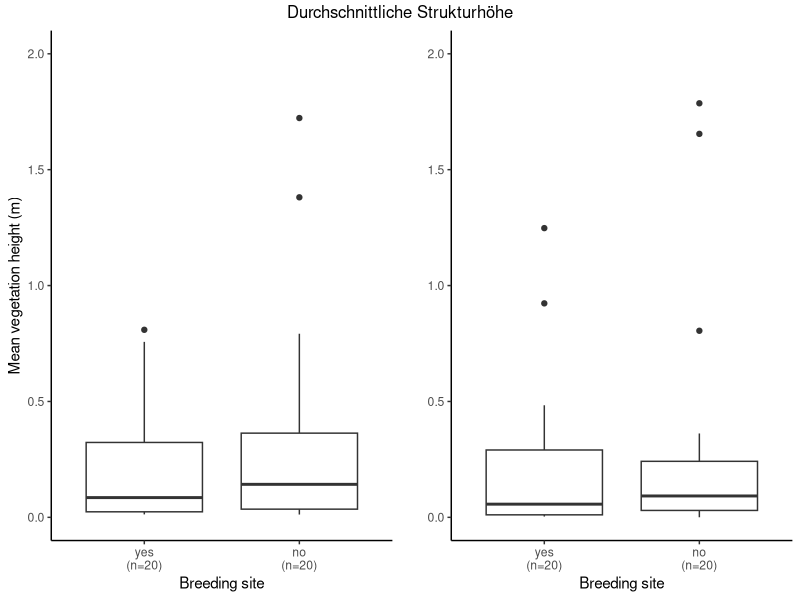
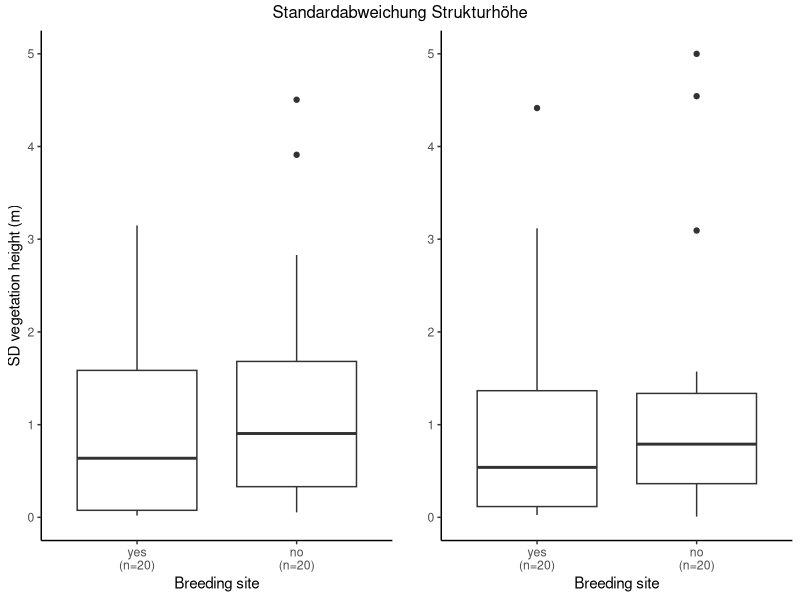
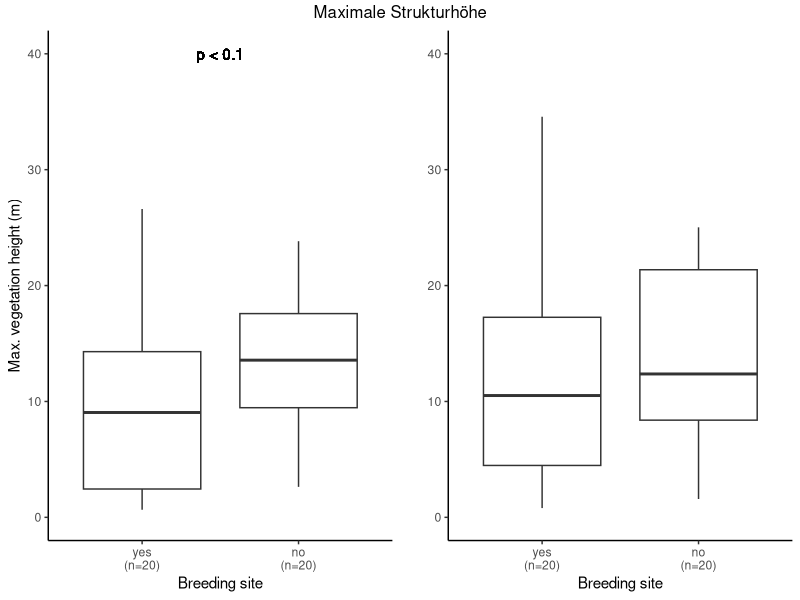
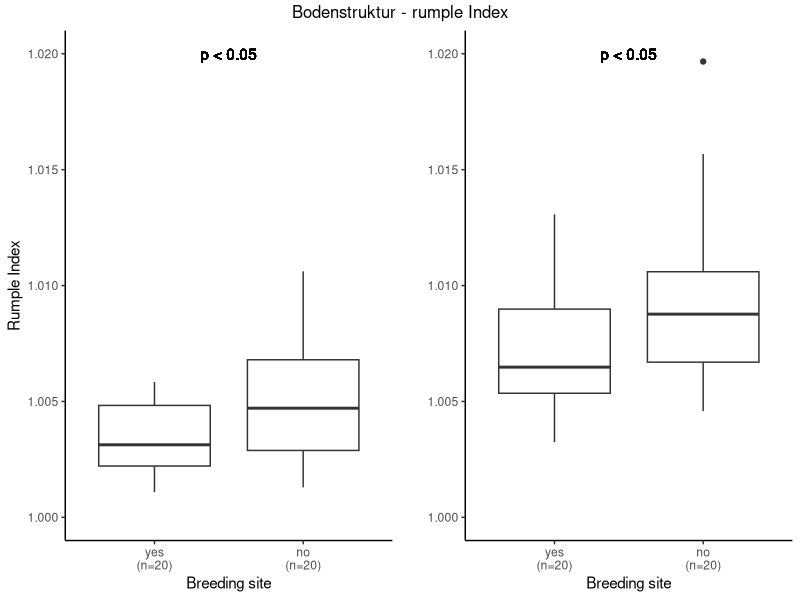
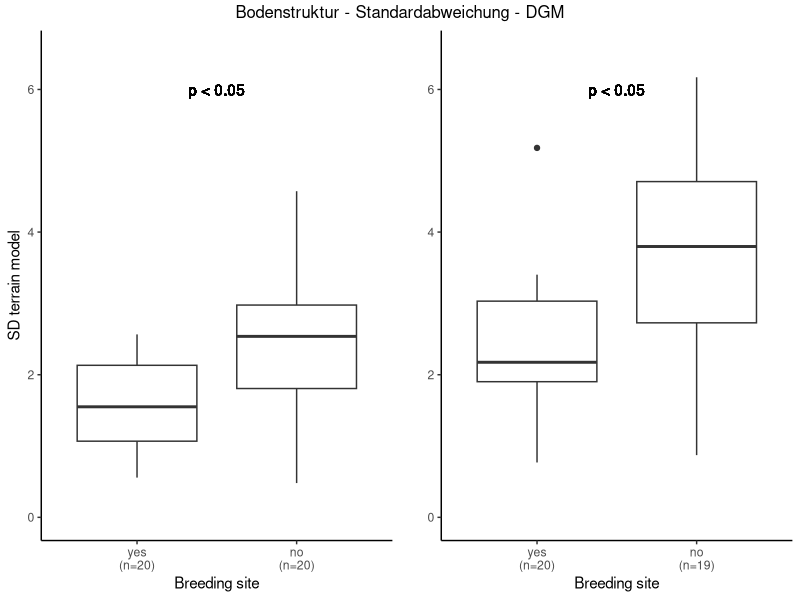
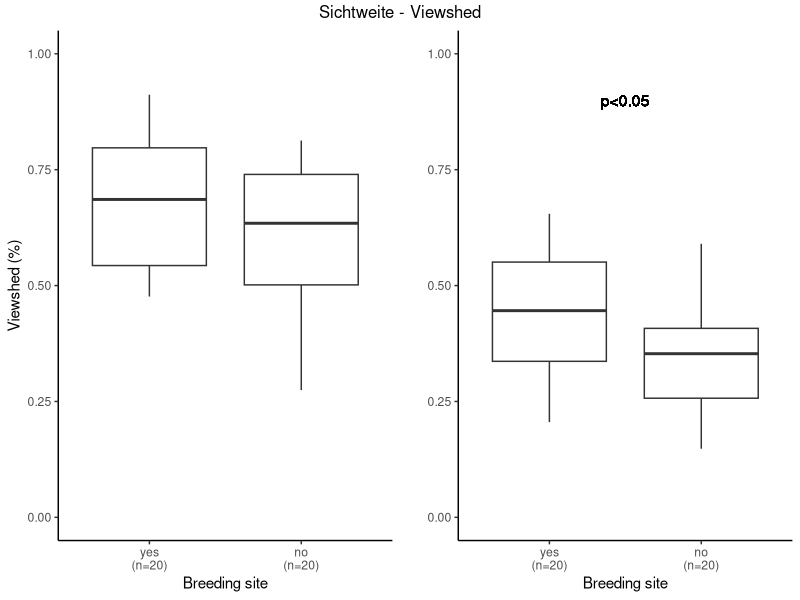
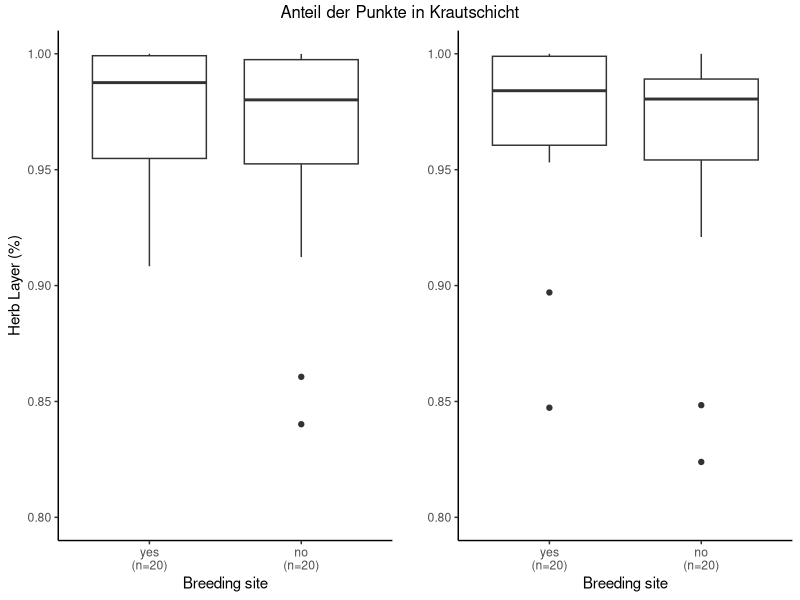
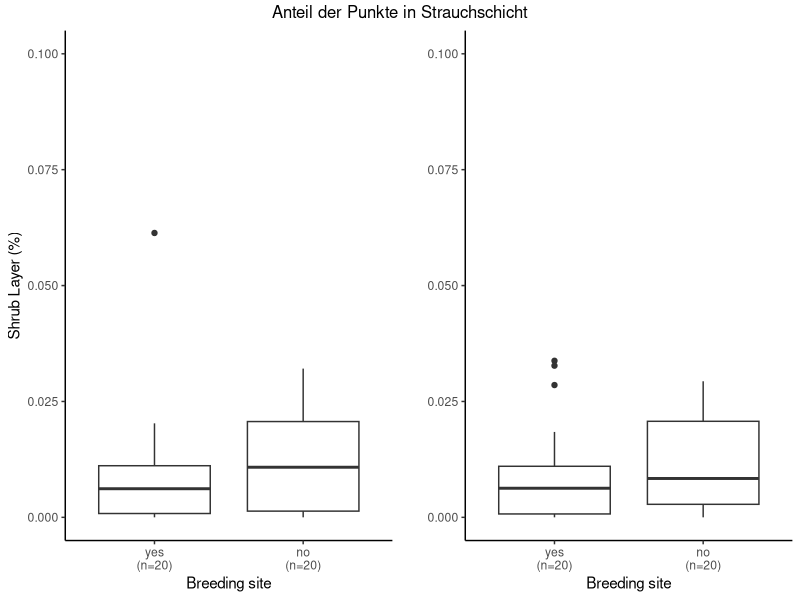

Generate these figures, in order, with R:
library(car)
library(ggplot2)
#install.packages("gridExtra")
library(gridExtra)
#install.packages("ggpubr")
library(ggpubr)

### Comparison of structural parameters between drone flights and official flights 
### official aerial survey flights and comparison within the groups between
### breeding sites and KOntroll areas

### Statistical calculations

data <- read.csv2("data/mastertable.csv")
#write.csv2(data, "data/mastertable.csv")
str(data)

data$breeding <- as.factor(data$breeding)

################################################################################
### mean height
### official aerial survey

a <- ggplot(data=data, aes(x=breeding, y=mean_h_flight))+
  geom_boxplot()+
  xlab("Breeding site")+
  ylab("Mean vegetation height (m)")+
  theme_classic()+
  scale_x_discrete(labels= c("yes\n(n=20)", "no\n(n=20)")) +
  # ggtitle(" ", subtitle = "official aerial survey")+
  ylim(0,2)

shapiro.test(data$mean_h_flight) 
# not normally distributed -> p < 0.001
leveneTest(data$mean_h_flight, data$breeding)
# Variance homogeneity is present

wilcox.test(data$mean_h_flight ~ data$breeding)
#no sinificant differences between groups


### LiDAR drone 

b <- ggplot(data=data, aes(x=breeding, y=mean_h_drone))+
  geom_boxplot()+
  xlab("Breeding site")+
  ylab("")+
  theme_classic()+
  scale_x_discrete(labels= c("yes\n(n=20)", "no\n(n=20)")) +
  # ggtitle( " " , subtitle = "LiDAR drone ")+
  ylim(0,2)

shapiro.test(data$mean_h_drone) 
# not normally distributed -> p < 0.001
leveneTest(data$mean_h_drone, data$breeding)
# Variance homogeneity is present

wilcox.test(data$mean_h_drone ~ data$breeding)
# no significant differences between groups

y <- list(a,b)

grid.arrange(
  grobs = y,
  layout_matrix = rbind(c(1,2)),
  top = "Durchschnittliche Strukturhöhe"
)

################################################################################
### Standardabweichung Höhe
### official aerial survey

c <- ggplot(data=data, aes(x=breeding, y=sd_h_flight))+
  geom_boxplot()+
  xlab("Breeding site")+
  ylab("SD vegetation height (m)")+
  theme_classic()+
  ylim(0,5)+
  scale_x_discrete(labels= c("yes\n(n=20)", "no\n(n=20)")) 
# + ggtitle(" ", subtitle = "official aerial survey")

shapiro.test(data$sd_h_flight) 
# not normally distibuted -> p < 0.001
leveneTest(data$sd_h_flight, data$breeding)
# Variance homogeneity is present

wilcox.test(data$sd_h_flight ~ data$breeding)
# no significant differences between groups

### LiDAR drone 

d <- ggplot(data=data, aes(x=breeding, y=sd_h_drone))+
  geom_boxplot()+
  xlab("Breeding site")+
  ylab("")+
  theme_classic()+
  ylim(0,5)+
  scale_x_discrete(labels= c("yes\n(n=20)", "no\n(n=20)")) 
#+ ggtitle(" ", subtitle = "LiDAR drone ")

shapiro.test(data$sd_h_drone) 
# not normally distibuted -> p < 0.001
leveneTest(data$sd_h_drone, data$breeding)
# Variance homogeneity is present

wilcox.test(data$sd_h_drone ~ data$breeding)
# no significant differences between groups

y <- list(c,d)

grid.arrange(
  grobs = y,
  layout_matrix = rbind(c(1,2)),
  top = "Standardabweichung Strukturhöhe"
)

################################################################################
### maximum height
### official aerial survey

e <- ggplot(data=data, aes(x=breeding, y=max_h_flight))+
  geom_boxplot()+
  xlab("Breeding site")+
  ylab("Max. vegetation height (m)")+
  theme_classic()+
  ylim(0,40)+
  scale_x_discrete(labels= c("yes\n(n=20)", "no\n(n=20)")) +
 #  ggtitle(" ", subtitle = "official aerial survey")+
  # geom_text(label = ".", x= 1.5, y = 42.5, size = 6)+
  geom_text(label = "p < 0.1", x= 1.5, y = 40)

shapiro.test(data$max_h_flight) 
#  normally distibuted -> p > 0.001
leveneTest(data$max_h_flight, data$breeding)
# Variance homogeneity is present

t.test(data$max_h_flight ~ data$breeding)
# no significant differences between groups
### quite close wuíth p = 0.068

### LiDAR drone 

f <- ggplot(data=data, aes(x=breeding, y=max_h_drone))+
  geom_boxplot()+
  xlab("Breeding site")+
  ylab("")+
  theme_classic()+
  ylim(0,40)+
  scale_x_discrete(labels= c("yes\n(n=20)", "no\n(n=20)")) 
 #  ggtitle(" ", subtitle = "LiDAR drone ")
  # geom_text(label = ".", x= 1.5, y = 42.5, size = 6)+
 # geom_text(label = "p < 0.1", x= 1.5, y = 40)

shapiro.test(data$max_h_drone) 
# normally distibuted -> p < 0.05
leveneTest(data$max_h_drone, data$breeding)
# Variance homogeneity is present

t.test(data$max_h_drone ~ data$breeding)
# no significant differences between groups
### also quite close p = 0.058

y <- list(e,f)

grid.arrange(
  grobs = y,
  layout_matrix = rbind(c(1,2)),
  top = "Maximale Strukturhöhe"
)


################################################################################
### rumple index 
### official aerial survey

g <- ggplot(data=data, aes(x=breeding, y=rumple_flight))+
  geom_boxplot()+
  xlab("Breeding site")+
  ylab("Rumple Index")+
  theme_classic()+
  ylim(1,1.02)+
  scale_x_discrete(labels= c("yes\n(n=20)", "no\n(n=20)")) +
 # ggtitle(" ", subtitle = "official aerial survey")+
  # geom_text(label = "*", x= 1.5, y = 1.02)+
  geom_text(label = "p < 0.05", x= 1.5, y = 1.02)

shapiro.test(data$rumple_flight) 
# not normally distibuted -> p > 0.001
leveneTest(data$rumple_flight, data$breeding)
# Variance homogeneity is present

wilcox.test(data$rumple_flight ~ data$breeding)
# significant differences between groups


h <- ggplot(data=data, aes(x=breeding, y=rumple_drone))+
  geom_boxplot()+
  xlab("Breeding site")+
  ylab("")+
  theme_classic()+
  ylim(1,1.02)+
  scale_x_discrete(labels= c("yes\n(n=20)", "no\n(n=20)")) +
 #  ggtitle(" ", subtitle = "LiDAR drone ")+
  #  geom_text(label = "*", x= 1.5, y = 1.02)+
  geom_text(label = "p < 0.05", x= 1.5, y = 1.02)

shapiro.test(data$rumple_drone) 
# not normally distibuted -> p > 0.05
leveneTest(data$rumple_drone, data$breeding)
# Variance homogeneity is present

wilcox.test(data$rumple_drone ~ data$breeding)
# significant differences between groups

y <- list(g,h)

grid.arrange(
  grobs = y,
  layout_matrix = rbind(c(1,2)),
  top = "Bodenstruktur - rumple Index"
)

################################################################################
#### ground structure - standard deviation of DGM
### official aerial survey

i <- ggplot(data=data, aes(x=breeding, y=sd_dgm_flight))+
  geom_boxplot()+
  xlab("Breeding site")+
  ylab("SD terrain model")+
  theme_classic()+
  ylim(0,6.5)+
  scale_x_discrete(labels= c("yes\n(n=20)", "no\n(n=20)")) +
  #ggtitle(" ", subtitle = "official aerial survey")+
  # geom_text(label = "*", x= 1.5, y = 1.02)+
  geom_text(label = "p < 0.05", x= 1.5, y = 6)

shapiro.test(data$sd_dgm_flight) 
# normally distibuted -> p < 0.05
leveneTest(data$sd_dgm_flight, data$breeding)
# Variance homogeneity is present

t.test(data$sd_dgm_flight ~ data$breeding)
# significant differences between groups

### LiDAR drone  

### Plot 38 with a strange outlier (sd = 31) therfore = NA
data$sd_dgm_drone[38] <- NA

j <- ggplot(data=data, aes(x=breeding, y=sd_dgm_drone))+
  geom_boxplot()+
  xlab("Breeding site")+
  ylab("")+
  theme_classic()+
  ylim(0,6.5)+
  scale_x_discrete(labels= c("yes\n(n=20)", "no\n(n=19)")) +
  #ggtitle(" ", subtitle = "LiDAR drone ")+
  #  geom_text(label = "*", x= 1.5, y = 1.02)+
  geom_text(label = "p < 0.05", x= 1.5, y = 6)

shapiro.test(data$sd_dgm_drone) 
#not normally distibuted -> p < 0.05
leveneTest(data$sd_dgm_drone, data$breeding)
# Variance homogeneity is present

wilcox.test(data$sd_dgm_drone ~ data$breeding)

# significant differences between groups

y <- list(i,j)

grid.arrange(
  grobs = y,
  layout_matrix = rbind(c(1,2)),
  top = "Bodenstruktur - Standardabweichung - DGM"
)


################################################################################
###viewshed

### official aerial survey

k <- ggplot(data=data, aes(x=breeding, y=viewshed_flight))+
  geom_boxplot()+
  xlab("Breeding site")+
  ylab("Viewshed (%)")+
  theme_classic()+
  ylim(0,1)+
  scale_x_discrete(labels= c("yes\n(n=20)", "no\n(n=20)")) 
 # ggtitle(" ", subtitle = "official aerial survey")

shapiro.test(data$viewshed_flight) 
#  normally distibuted -> p > 0.001
leveneTest(data$viewshed_flight, data$breeding)
# Variance homogeneity is present

t.test(data$viewshed_flight ~ data$breeding)
# no significant differences between groups

### LiDAR drone 

l <- ggplot(data=data, aes(x=breeding, y=viewshed_drone))+
  geom_boxplot()+
  xlab("Breeding site")+
  ylab("")+
  theme_classic()+
  ylim(0,1)+
  scale_x_discrete(labels= c("yes\n(n=20)", "no\n(n=20)")) +
  #ggtitle(" ", subtitle = "LiDAR drone ")+
  #  geom_text(label = "*", x= 1.5, y = 1)+
  geom_text(label = "p<0.05", x= 1.5, y = 0.9)

shapiro.test(data$viewshed_drone) 
# normally distibuted -> p > 0.001
leveneTest(data$viewshed_drone, data$breeding)
# Variance homogeneity is present

t.test(data$viewshed_drone ~ data$breeding)
# significant differences between groups!!

y <- list(k,l)

grid.arrange(
  grobs = y,
  layout_matrix = rbind(c(1,2)),
  top = "Sichtweite - Viewshed"
)

################################################################################
#### height classes - herb, shrub and tree layer

### official aerial survey

m <- ggplot(data=data, aes(x=breeding, y=Anteil_Kraut_flight))+
  geom_boxplot()+
  ylab("Herb Layer (%)")+
  xlab("Breeding site")+
  theme_classic()+
  ylim(0.8,1)+
  scale_x_discrete(labels= c("yes\n(n=20)", "no\n(n=20)")) 
 # ggtitle(" ", subtitle = "official aerial survey")

shapiro.test(data$Anteil_Kraut_flight) 
# not normally distibuted -> p < 0.001
leveneTest(data$Anteil_Kraut_flight, data$breeding)
# Variance homogeneity is present

wilcox.test(data$Anteil_Kraut_flight ~ data$breeding)
# no significant differences between groups

### LiDAR drone 

n <- ggplot(data=data, aes(x=breeding, y=Anteil_Kraut_drone))+
  geom_boxplot()+
  xlab("Breeding site")+
  ylab("")+
  theme_classic()+
  ylim(0.8,1)+
  scale_x_discrete(labels= c("yes\n(n=20)", "no\n(n=20)")) 
  #ggtitle(" ", subtitle = "LiDAR drone ")
#  geom_text(label = "*", x= 1.5, y = 1)+
# geom_text(label = "p<0.05", x= 1.5, y = 0.9)

shapiro.test(data$Anteil_Kraut_drone) 
# not normally distibuted -> p < 0.001
leveneTest(data$Anteil_Kraut_drone, data$breeding)
# Variance homogeneity is present

wilcox.test(data$Anteil_Kraut_drone ~ data$breeding)
# no differences between groups

y <- list(m,n)

grid.arrange(
  grobs = y,
  layout_matrix = rbind(c(1,2)),
  top = "Anteil der Punkte in Krautschicht"
)

################################################################################
### percentage shrub layer 

### official aerial survey

o <- ggplot(data=data, aes(x=breeding, y=Anteil_Strauch_flight))+
  geom_boxplot()+
  xlab("Breeding site")+
  ylab("Shrub Layer (%)")+
  theme_classic()+
  ylim(0,0.1)+
  scale_x_discrete(labels= c("yes\n(n=20)", "no\n(n=20)")) 
#  ggtitle(" ", subtitle = "official aerial survey")

shapiro.test(data$Anteil_Strauch_flight) 
# not normally distibuted -> p < 0.001
leveneTest(data$Anteil_Strauch_flight, data$breeding)
# Variance homogeneity is present

wilcox.test(data$Anteil_Strauch_flight ~ data$breeding)
# no significant differences between groups

### LiDAR drone 

p <- ggplot(data=data, aes(x=breeding, y=Anteil_Strauch_drone))+
  geom_boxplot()+
  xlab("Breeding site")+
  ylab("")+
  theme_classic()+
  ylim(0,0.1)+
  scale_x_discrete(labels= c("yes\n(n=20)", "no\n(n=20)")) 
#  ggtitle(" ", subtitle = "LiDAR drone ")
#  geom_text(label = "*", x= 1.5, y = 1)+
# geom_text(label = "p<0.05", x= 1.5, y = 0.9)

shapiro.test(data$Anteil_Strauch_drone) 
# not normally distibuted -> p < 0.001
leveneTest(data$Anteil_Strauch_drone, data$breeding)
# Variance homogeneity is present

wilcox.test(data$Anteil_Strauch_drone ~ data$breeding)
# no differences between groups

y <- list(o,p)

grid.arrange(
  grobs = y,
  layout_matrix = rbind(c(1,2)),
  top = "Anteil der Punkte in Strauchschicht"
)

################################################################################
### percentage of tree layer 
### official aerial survey

q <- ggplot(data=data, aes(x=breeding, y=Anteil_Baum_flight))+
  geom_boxplot()+
  xlab("Breeding site")+
  ylab("Tree Layer (%)")+
  theme_classic()+
  ylim(0,0.18)+
  scale_x_discrete(labels= c("yes\n(n=20)", "no\n(n=20)")) 
 # ggtitle(" ", subtitle = "official aerial survey")

shapiro.test(data$Anteil_Baum_flight) 
# not normally distibuted -> p < 0.001
leveneTest(data$Anteil_Baum_flight, data$breeding)
# Variance homogeneity is present

wilcox.test(data$Anteil_Baum_flight ~ data$breeding)
# no significant differences between groups

### LiDAR drone 

r <- ggplot(data=data, aes(x=breeding, y=Anteil_Baum_drone))+
  geom_boxplot()+
  xlab("Breeding site")+
  ylab("")+
  theme_classic()+
  ylim(0,0.18)+
  scale_x_discrete(labels= c("yes\n(n=20)", "no\n(n=20)")) 
 # ggtitle(" ", subtitle = "LiDAR drone ")
#  geom_text(label = "*", x= 1.5, y = 1)+
# geom_text(label = "p<0.05", x= 1.5, y = 0.9)

shapiro.test(data$Anteil_Baum_drone) 
# not normally distibuted -> p < 0.001
leveneTest(data$Anteil_Baum_drone, data$breeding)
# Variance homogeneity is present

wilcox.test(data$Anteil_Baum_drone ~ data$breeding)
# no significant differences between groups

y <- list(q,r)

grid.arrange(
  grobs = y,
  layout_matrix = rbind(c(1,2)),
  top = "Anteil der Punkte in Baumschicht"
)

################################################################################
### distance to buildings

s <- ggplot(data=data, aes(x=breeding, y=builddist))+
  geom_boxplot()+
  xlab("Breeding site")+
  ylab("Distanz zu Gebäuden (m)")+
  theme_classic()+
  ylim(0,850)+
  scale_x_discrete(labels= c("yes\n(n=20)", "no\n(n=20)")) +
  ggtitle(" ", subtitle = "Gebäude")
#  geom_text(label = "*", x= 1.5, y = 1)+
# geom_text(label = "p<0.05", x= 1.5, y = 0.9)

shapiro.test(data$builddist) 
# normally distibuted -> p > 0.001
leveneTest(data$builddist, data$breeding)
# Variance homogeneity is present

t.test(data$builddist ~ data$breeding)
# # no significant differences between groups

################################################################################
### distance to roads

t <- ggplot(data=data, aes(x=breeding, y=roaddist))+
  geom_boxplot()+
  xlab("Breeding site")+
  ylab("Distanz zu Straßen (m)")+
  theme_classic()+
  ylim(0,200)+
  scale_x_discrete(labels= c("yes\n(n=20)", "no\n(n=20)")) +
  ggtitle(" ", subtitle = "Straßen")+
  #  geom_text(label = "*", x= 1.5, y = 1)+
  geom_text(label = "p<0.05", x= 1.5, y = 190)

shapiro.test(data$roaddist) 
# not normally distibuted -> p < 0.001
leveneTest(data$roaddist, data$breeding)
# Variance homogeneity is present

wilcox.test(data$roaddist ~ data$breeding)
# differences!!! Sites with whinchats are significantly further away from roads

################################################################################
### distance to intensive agriculture

u <- ggplot(data=data, aes(x=breeding, y=farmdist))+
  geom_boxplot()+
  xlab("Breeding site")+
  ylab("Distanz zu intensiven Äckern (m)")+
  theme_classic()+
  ylim(0,3500)+
  scale_x_discrete(labels= c("yes\n(n=20)", "no\n(n=20)")) +
  ggtitle(" ", subtitle = "Äcker")
#  geom_text(label = "*", x= 1.5, y = 1)+
# geom_text(label = "p<0.05", x= 1.5, y = 0.9)

shapiro.test(data$farmdist) 
# not normally distibuted -> p < 0.05
leveneTest(data$farmdist, data$breeding)
# Variance homogeneity is present

wilcox.test(data$farmdist ~ data$breeding)
### # no significant differences between groups, but also generally very high distances in comparison,
### how far the individual plots are from each other

y <- list(s,t,u)

grid.arrange(
  grobs = y,
  layout_matrix = rbind(c(1,2,3)),
  top = "Distanzen zu möglicherweise störenden Faktoren"
)

################################################################################
### number of perches

v <- ggplot(data=data, aes(x=breeding, y=sitzwarten_25sqm))+
  geom_boxplot()+
  xlab("Breeding site")+
  ylab("Number of perches")+
  theme_classic()+
  scale_x_discrete(labels= c("yes\n(n=20)", "no\n(n=20)")) +
 #  ggtitle("Anzahl Sitzwarten")+
  # geom_text(label = ".", x= 1.5, y = 1)+
  geom_text(label = "p < 0.1", x= 1.5, y = 7.5)+
  ylim(0,8)
v

shapiro.test(data$sitzwarten_25sqm) 
# not normally distibuted -> p < 0.05
leveneTest(data$sitzwarten_25sqm, data$breeding)
# Variance homogeneity is present

wilcox.test(data$sitzwarten_25sqm ~ data$breeding)
# closely not significant
################################################################################
### differnces in height of herb layer 

### SD Krautschicht
w <- ggplot(data=data, aes(x=breeding, y=kraut_sd))+
  geom_boxplot()+
  xlab("Breeding site")+
  ylab("SD height herb layer")+
  theme_classic()+
  scale_x_discrete(labels= c("yes\n(n=20)", "no\n(n=20)")) +
  # ggtitle(" ", subtitle = "official aerial survey")+
  ylim(0,0.25)

shapiro.test(data$kraut_sd) 
#  normally distibuted -> p > 0.05
leveneTest(data$kraut_sd, data$breeding)
# Variance homogeneity is present

t.test(data$kraut_sd ~ data$breeding)
# no significant differences between groups


################################################################################
### mean height herb layer 
x <- ggplot(data=data, aes(x=breeding, y=kraut_mean))+
  geom_boxplot()+
  xlab("Breeding site")+
  ylab("mean height herb layer")+
  theme_classic()+
  scale_x_discrete(labels= c("yes\n(n=20)", "no\n(n=20)")) +
  # ggtitle(" ", subtitle = "official aerial survey")+
  ylim(0,0.3)

shapiro.test(data$kraut_mean) 
# normally distibuted -> p > 0.05
leveneTest(data$kraut_mean, data$breeding)
# Variance homogeneity is present

t.test(data$kraut_mean ~ data$breeding)
# no significant differences between groups

y <- list(w,x)

grid.arrange(
  grobs = y,
  layout_matrix = rbind(c(1,2)),
  top = "Struktur der Krautschicht"
)


################################################################################
### Unterschiede in der Biomasse in den Malaisefallen, komplett und log

### mean Biomasse
aa <- ggplot(data=data, aes(x=breeding, y=mean_biomass))+
  geom_boxplot()+
  xlab("Breeding site")+
  ylab("mean biomass")+
  theme_classic()+
  scale_x_discrete(labels= c("yes\n(n=20)", "no\n(n=20)")) +
  # ggtitle(" ", subtitle = "official aerial survey")+
  ylim(0,120)

shapiro.test(data$mean_biomass) 
#  not normally distibuted -> p < 0.05
leveneTest(data$mean_biomass, data$breeding)
# Variance homogeneity is present

wilcox.test(data$mean_biomass ~ data$breeding)
# no significant differences between groups


################################################################################
### mean biomass (log)
ab <- ggplot(data=data, aes(x=breeding, y=mean_biomass_log))+
  geom_boxplot()+
  xlab("Breeding site")+
  ylab("mean biomass (log")+
  theme_classic()+
  scale_x_discrete(labels= c("yes\n(n=20)", "no\n(n=20)")) +
  # ggtitle(" ", subtitle = "official aerial survey")+
  ylim(2,5)

shapiro.test(data$mean_biomass_log) 
# not normally distibuted -> p < 0.05
leveneTest(data$mean_biomass_log, data$breeding)
# Variance homogeneity is present

wilcox.test(data$mean_biomass_log ~ data$breeding)
# no significant differences between groups

y <- list(aa,ab)

grid.arrange(
  grobs = y,
  layout_matrix = rbind(c(1,2)),
  top = "Unterschiede in der Biomasse normal und log"
)


################################################################################
################################################################################
################################################################################
################################################################################
################################################################################

############## Overview significant differences  ###############################


#### maximum height with 0.1 > p > 0.05
#### Areas with whinchats have lower heights

#### rumple index with p < 0.05
#### Areas with whinchat with lower values -> less soil structure

#### SD DTM with p < 0.05
#### Areas with whinchat with lower values -> less soil structure

#### viewshed with p < 0.05 
#### Areas with whinchat with higher viewshed

#### except viewshed, data from the aerial surveys and drone are equally significant
#### for viewshed only the drone data

#### Distance to roads with p < 0.05
#### Areas with whinchats with more distance to roads

#### Number of perches on 25 sqm with 0.1 > p > 0.05
#### Areas with whinchats have more perches

################################################################################
################################################################################


### Plotting the final plots for the thesis

### significant differences between groups are in the following variables
### maximum height (only flight)
### rumple index (both)
### sd dgm (both)
### viewshed (only drone)
### number of perches (only available for drone)

### plot names are:
### e+f, g+h, i+j, k+l, v

library(grid)

y <- list(e,f,
          g,h,
          i,j,
          k,l,
          v)

grid.arrange(
  grobs = y,
  layout_matrix = rbind(c(1,2),
                        c(3,4),
                        c(5,6),
                        c(7,8),
                        c(NA,9)),
  top = "       official aerial survey                        LiDAR drone data"
)

# Add horizontal lines between rows using segmentsGrob
# Adjust the "y" positions to add lines between each row

#grid::grid.rect(gp = gpar(col = "white", fill = "white"))  # To clear any borders

# Function to draw a horizontal line between rows
draw_lines <- function(y_position) {
  grid::grid.lines(
    x = unit(c(0, 1), "npc"),  # From left to right of the plot area
    y = unit(y_position, "npc"),  # Position where the line should go
    gp = gpar(col = "black", lwd = 1)  # Line color and thickness
  )
}

# Draw horizontal lines between the rows
draw_lines(0.782)  # Between row 1 and 2
draw_lines(0.585)  # Between row 2 and 3
draw_lines(0.39)  # Between row 3 and 4
draw_lines(0.195)  # Between row 4 and 5

################################################################################

### make all the other plots for the supplemental

### a+b, c+d, m+n, o+p, q+r, w+x


y <- list(a,b,
          c,d,
          m,n,
          o,p,
          q,r,
          w,x)

grid.arrange(
  grobs = y,
  layout_matrix = rbind(c(1,2,3,4),
                        c(5,6,7,8),
                        c(9,10,11,12)),
  top = "        official aerial survey                                                                               LiDAR drone data"
) 

# Function to draw a horizontal line between rows
draw_lines <- function(y_position) {
  grid::grid.lines(
    x = unit(c(0, 1), "npc"),  # From left to right of the plot area
    y = unit(y_position, "npc"),  # Position where the line should go
    gp = gpar(col = "black", lwd = 1)  # Line color and thickness
  )
}
# Function to draw a vertical line
draw_vertical_line <- function(x_position) {
  grid::grid.lines(
    x = unit(x_position, "npc"),  # Position of the vertical line (relative to plot area)
    y = unit(c(0, 1), "npc"),     # The line goes from top to bottom
    gp = gpar(col = "black", lwd = 1)  # Line color and thickness
  )
}


draw_lines(0.648)  # Between row 1 and 2
draw_lines(0.325)  # Between row 2 and 3
draw_vertical_line(0.5) 

